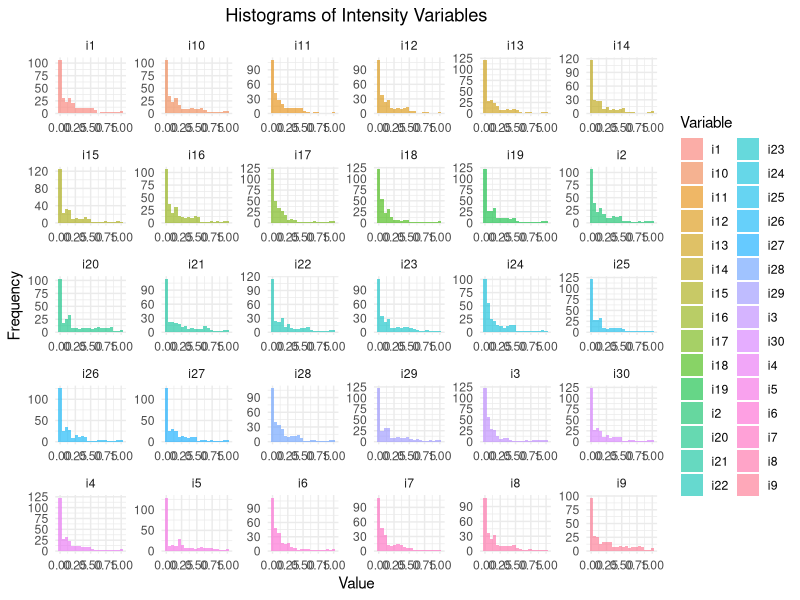
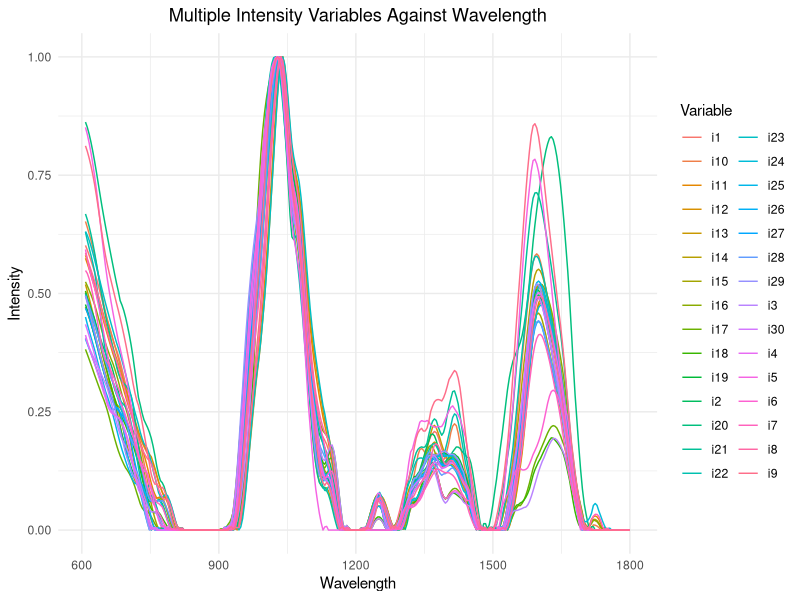

Reproduce these figures in R, in order. (Note: this script raises an error after producing the figures.)
# set work directory
setwd("C:/Users/Lenovo/Documents/Programiranje/PhD/SpectralTool/datasets")

# read and inspect dataframe
df = read.csv('all_spectra_std_order_corr_test.csv')
View(df)

# CHECK THE NORMALITY
# vizualize distribution to check normality
#reshape the dataframe and check it
library(tidyr)
df_long = pivot_longer(df, cols = starts_with("i"), 
                       names_to = "variable", 
                       values_to = "value")
# plot the histograms
library(ggplot2)
ggplot(df_long, aes(x = value, fill = variable)) + 
  geom_histogram(bins = 20, 
                 alpha = 0.6, 
                 position = 'identity') +
  facet_wrap(~ variable, 
             scales = 'free') +
  theme_minimal() +
  labs(title = "Histograms of Intensity Variables",
       x = "Value",
       y = "Frequency",
       fill = "Variable") +
  theme(plot.title = element_text(hjust = 0.5))

# VISUAL INSPECTION
# plot the all spectral lines
ggplot(df_long, aes(x = wavenumber, y = value, color = variable)) +
  geom_line() +
  theme_minimal() +
  labs(title = "Multiple Intensity Variables Against Wavelength",
       x = "Wavelength",
       y = "Intensity",
       color = "Variable") +
  theme(plot.title = element_text(hjust = 0.5))

# PREPARE DATA FOR COVARIANCE AND CORRELATION
library(dplyr)
selected_data = df %>% select(starts_with("i"))
View(selected_data)

#COVARIANCE
cov_matrix = cov(selected_data)
print(cov_matrix)

# prepare matrix to be ploted as heatmap
melted_cov = melt(cov_matrix)
melted_cov$Var1 <- as.factor(melted_cov$Var1)
melted_cov$Var2 <- as.factor(melted_cov$Var2)
melted_cov$value <- as.numeric(melted_cov$value)

#plot the matrix
ggplot(data = melted_cov, aes(x = Var1, y= Var2, fill = value)) +
  geom_tile() + 
  scale_fill_gradient2(low = "blue", 
                       high = "red", 
                       mid = "white",
                       midpoint = median(melted_cov$value), 
                       limit = c(min(melted_cov$value), max(melted_cov$value)), 
                       space="Lab",
                       name="Covariance\n of FTIR spectra") +
  theme_minimal() + 
  theme(axis.text.x = element_text(angle = 90, 
                                   vjust = 1, 
                                   size = 12, 
                                   hjust = 1)) +
  coord_fixed()

# CORRELATION
# make correlation matrix
cor_matrix = cor(selected_data)
print(cor_matrix)

# t-test for the matrix
library(Hmisc)
rcorr(as.matrix(selected_data))

# make data suitable for graphs
library(reshape2)
melted_cor = melt(cor_matrix)

# plot the correlation matrix
library(ggplot2)
ggplot(data = melted_cor, aes(x = Var1, y= Var2, fill = value)) +
  geom_tile() + 
  scale_fill_gradient2(low = "blue", 
                       high = "red", 
                       mid = "white",
                       midpoint = 0.90, # first set median(melted_cor$value), then change
                       limit = c(min(melted_cor$value), max(melted_cor$value)), 
                       space="Lab",
                       name="Pearson correlation\n of FTIR spectra") +
  theme_minimal() + 
  theme(axis.text.x = element_text(angle = 90, 
                                   vjust = 1, 
                                   size = 12, 
                                   hjust = 1)) +
  coord_fixed()


# DIFFERENTIATE SPECIIC SPECTRA
library(ggplot2)

# Highlight specific spectra 
highlight_spectra = "i20"

# Base plot
plot = ggplot(df_long, aes(x = wavenumber, y = value, color = variable)) +
  geom_line() +
  theme_minimal() +
  labs(title = "Multiple Intensity Variables Against Wavelength",
       x = "Wavelength",
       y = "Intensity",
       color = "Variable") +
  theme(plot.title = element_text(hjust = 0.5))

# subplot
plot = plot +
  geom_line(data = subset(df_long, variable == highlight_spectra),
            aes(x = wavenumber, 
                y = value, 
                color = variable),
                size = 0.75) + # Customize size and linetype
  scale_color_manual(values = setNames(c("red", 
                                         rep("grey50", 
                                             length(unique(df_long$variable)) - 1)), 
                                       c(highlight_spectra, 
                                         setdiff(unique(df_long$variable), 
                                                 highlight_spectra))))

print(plot)
